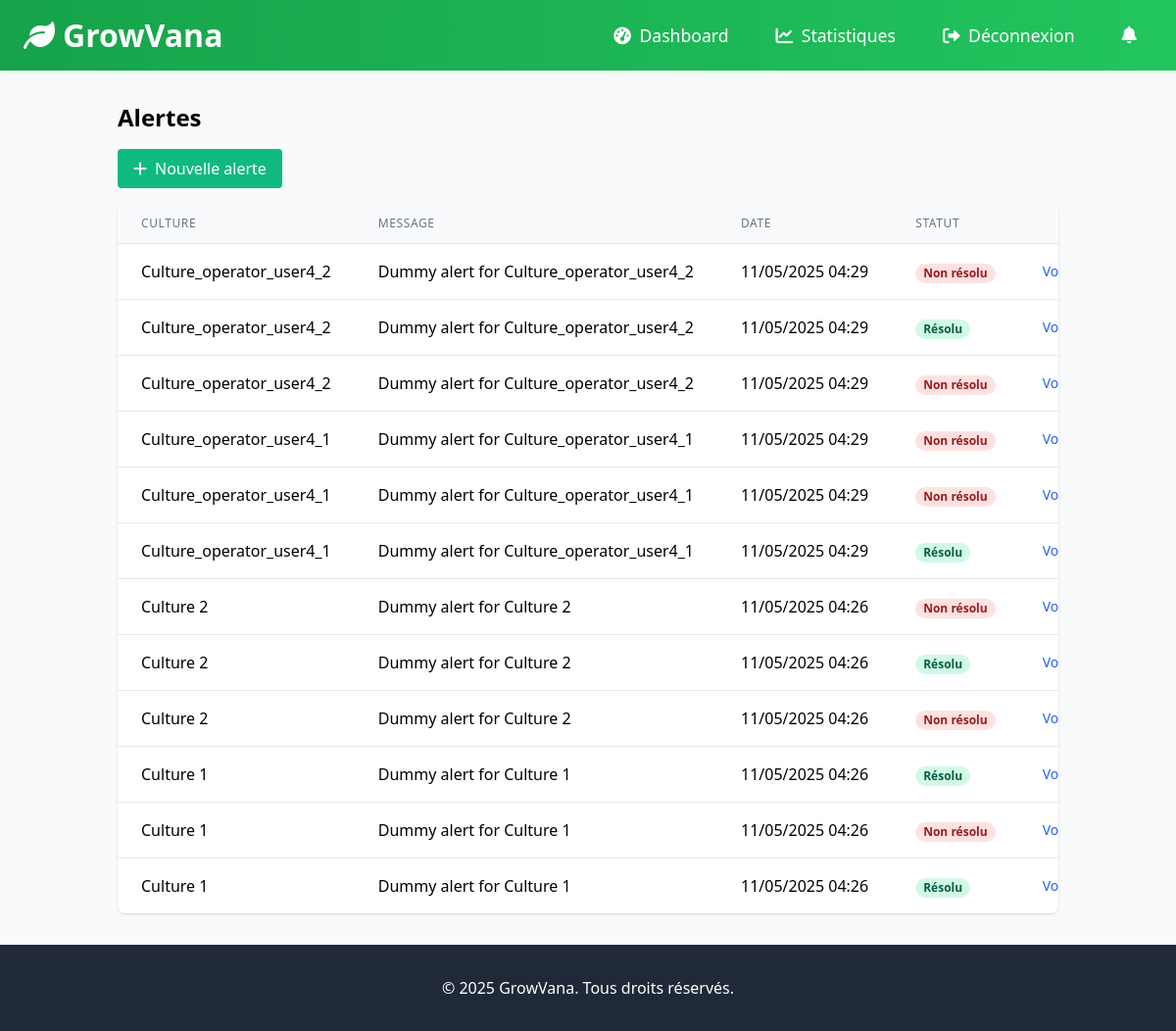
/notifications/ (signed in), run on the app's committed database.
### notification/models.py (models this page shows, shortened)
class Alert(models.Model):
    culture = models.ForeignKey(Culture, on_delete=models.CASCADE)
    timestamp = models.DateTimeField(auto_now_add=True)
    message = models.TextField()
    is_resolved = models.BooleanField(default=False)

### culture/models.py (models this page shows, shortened)
class Culture(models.Model):
    user = models.ForeignKey(settings.AUTH_USER_MODEL, on_delete=models.CASCADE, related_name='cultures', null=True, blank=True)
    name = models.CharField(max_length=100)
    description = models.TextField(blank=True)
    created_at = models.DateTimeField(auto_now_add=True)

### notification/views.py (the view)
# urls.py: path('', views.notification_list, name='notification-list'),
def notification_list(request):
    user = request.user
    if hasattr(user, 'role') and user.role == 'admin':
        alerts = Alert.objects.all().order_by('-timestamp')
    else:
        alerts = Alert.objects.filter(culture__user=user).order_by('-timestamp')
    return render(request, 'notification/list.html', {'alerts': alerts})

### notification/templates/notification/list.html (shortened to what this page needs)
{% extends 'base.html' %}
{% block content %}
<div class="container mx-auto p-4">
    <h1 class="text-2xl font-bold mb-4">Alertes</h1>
    <div class="flex justify-between mb-4">
        <a href="{% url 'notification:notification-create' %}" class="bg-green-500 text-white px-4 py-2 rounded hover:bg-green-600">
            <i class="fas fa-plus mr-2"></i>Nouvelle alerte
        </a>
    </div>
    <div class="bg-white rounded-lg shadow overflow-hidden">
        <table class="min-w-full divide-y divide-gray-200">
            <thead class="bg-gray-50">
                <tr>
                    <th class="px-6 py-3 text-left text-xs font-medium text-gray-500 uppercase tracking-wider">Culture</th>
                    <th class="px-6 py-3 text-left text-xs font-medium text-gray-500 uppercase tracking-wider">Message</th>
                    <th class="px-6 py-3 text-left text-xs font-medium text-gray-500 uppercase tracking-wider">Date</th>
                    <th class="px-6 py-3 text-left text-xs font-medium text-gray-500 uppercase tracking-wider">Statut</th>
                    <th class="px-6 py-3 text-right text-xs font-medium text-gray-500 uppercase tracking-wider">Actions</th>
                </tr>
            </thead>
            <tbody class="bg-white divide-y divide-gray-200">
                {% for alert in alerts %}
                <tr>
                    <td class="px-6 py-4 whitespace-nowrap">{{ alert.culture.name }}</td>
                    <td class="px-6 py-4 whitespace-nowrap">{{ alert.message }}</td>
                    <td class="px-6 py-4 whitespace-nowrap">{{ alert.timestamp|date:"d/m/Y H:i" }}</td>
                    <td class="px-6 py-4 whitespace-nowrap">
                        {% if alert.is_resolved %}
                            <span class="px-2 inline-flex text-xs leading-5 font-semibold rounded-full bg-green-100 text-green-800">Résolu</span>
                        {% else %}
                            <span class="px-2 inline-flex text-xs leading-5 font-semibold rounded-full bg-red-100 text-red-800">Non résolu</span>
                        {% endif %}
                    </td>
                    <td class="px-6 py-4 whitespace-nowrap text-right text-sm font-medium">
                        <a href="{% url 'notification:notification-detail' alert.pk %}" class="text-blue-600 hover:text-blue-900">Voir</a>
                    </td>
                </tr>
                {% empty %}
                <tr>
                    <td colspan="5" class="px-6 py-4 whitespace-nowrap text-center">
                        Aucune alerte pour le moment
                    </td>
                </tr>
                {% endfor %}
            </tbody>
        </table>
    </div>
</div>
{% endblock %}

### data on the page
Alert: culture.name "Culture_operator_user4_2", message "Dummy alert for Culture_operator_user4_2", timestamp "11/05/2025 04:29", is_resolved "Non résolu"
Alert: culture.name "Culture_operator_user4_2", message "Dummy alert for Culture_operator_user4_2", timestamp "11/05/2025 04:29", is_resolved "Résolu"
Alert: culture.name "Culture_operator_user4_2", message "Dummy alert for Culture_operator_user4_2", timestamp "11/05/2025 04:29", is_resolved "Non résolu"
Alert: culture.name "Culture_operator_user4_1", message "Dummy alert for Culture_operator_user4_1", timestamp "11/05/2025 04:29", is_resolved "Non résolu"
Alert: culture.name "Culture_operator_user4_1", message "Dummy alert for Culture_operator_user4_1", timestamp "11/05/2025 04:29", is_resolved "Non résolu"
Alert: culture.name "Culture_operator_user4_1", message "Dummy alert for Culture_operator_user4_1", timestamp "11/05/2025 04:29", is_resolved "Résolu"
Alert: culture.name "Culture 2", message "Dummy alert for Culture 2", timestamp "11/05/2025 04:26", is_resolved "Non résolu"
Alert: culture.name "Culture 2", message "Dummy alert for Culture 2", timestamp "11/05/2025 04:26", is_resolved "Résolu"
Alert: culture.name "Culture 2", message "Dummy alert for Culture 2", timestamp "11/05/2025 04:26", is_resolved "Non résolu"
Alert: culture.name "Culture 1", message "Dummy alert for Culture 1", timestamp "11/05/2025 04:26", is_resolved "Résolu"
Alert: culture.name "Culture 1", message "Dummy alert for Culture 1", timestamp "11/05/2025 04:26", is_resolved "Non résolu"
Alert: culture.name "Culture 1", message "Dummy alert for Culture 1", timestamp "11/05/2025 04:26", is_resolved "Résolu"
